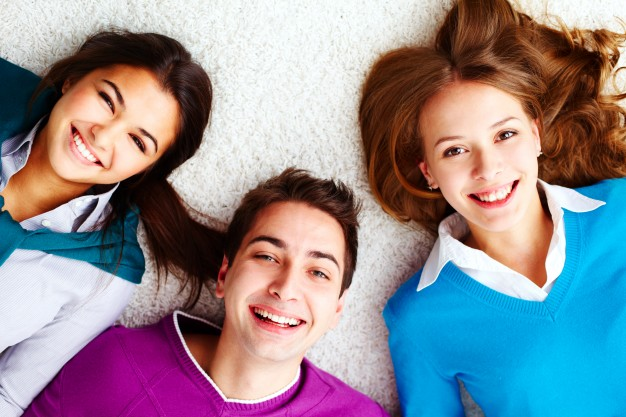
#> input picture test/young.jpg, 626 x 417 px, given in place of the camera
$ jupyter execute webcam.ipynb   (shell and % lines are left out)   (older library calls are emulated)
#> lines starting #> are read from the running program, lines starting #| are printed output that depends on the picture; after the words box and inside, x2 and y2 are one past the last pixel; in counts of white or black regions, pixels touching at a corner belong together
[cell 1]
import cv2
import matplotlib.pyplot as plt
import numpy as np


faceCascade = cv2.CascadeClassifier(cv2.data.haarcascades + "haarcascade_frontalface_default.xml")

[cell 2]
webcam = cv2.VideoCapture(0)
check, frame = webcam.read()
#> frame is the input picture: shape (417, 626, 3); mean B, G, R 147, 138.6, 143.5
webcam.release();

plt.imshow(frame,cmap='gray')
plt.show()

[cell 3]
gray = cv2.cvtColor(frame, cv2.COLOR_BGR2GRAY)
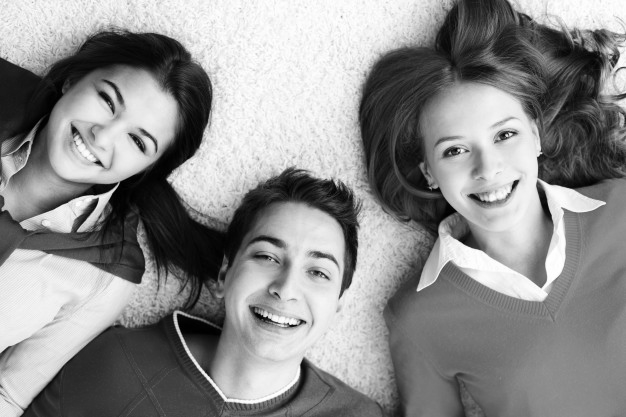
#> gray: shape (417, 626); min 0, max 255, mean 141

faces = faceCascade.detectMultiScale(
    gray,
    scaleFactor=1.1,
    minNeighbors=5,
    minSize=(30, 30)
    #flags = cv2.CV_HAAR_SCALE_IMAGE
)
#> faces = [[411, 89, 141, 141], [222, 204, 145, 145]]
print(faces)
#| [[411  89 141 141]
#|  [222 204 145 145]]

[cell 4]
for (x, y, w, h) in faces:
    cv2.rectangle(frame, (x, y), (x+w, y+h), (0, 255, 0), 2)
#> this loop made 2 passes
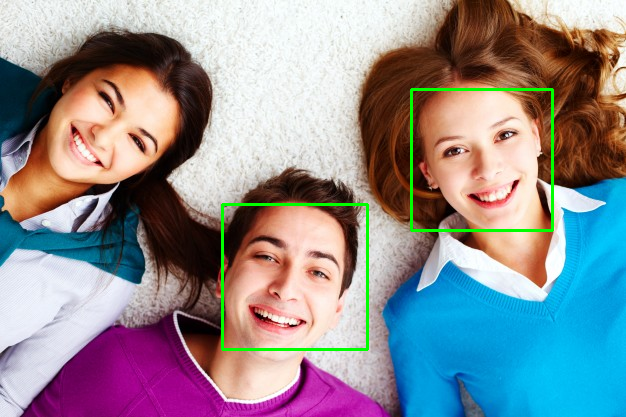
#> frame: shape (417, 626, 3); 1.31% of pixels changed, all inside (x1, y1, x2, y2) = (221, 88, 554, 351)

[cell 5]
plt.imshow(frame, cmap='gray')
plt.show()

[cell 6]
faces_data = np.array([cv2.resize(gray[y:y+h, x:x+w], (48, 48)) for (x, y, w, h) in faces]) / 255

[cell 7]
for face in faces_data:
    plt.imshow(face, cmap="gray", interpolation="nearest")
    plt.show()
#> this loop made 2 passes
#> pass 1, `plt.show()`:
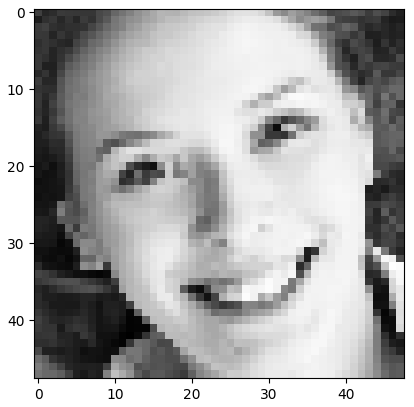
#> figure drawn by matplotlib, 1 panel
#> pass 2, `plt.show()`:
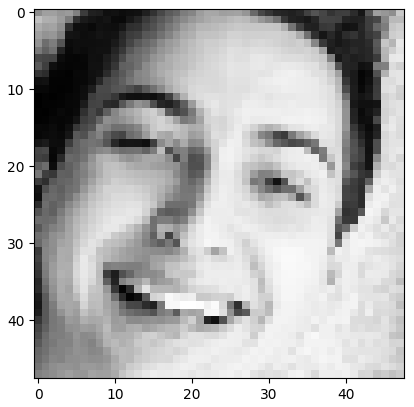
#> figure drawn by matplotlib, 1 panel

$ run again, on test/abba.png
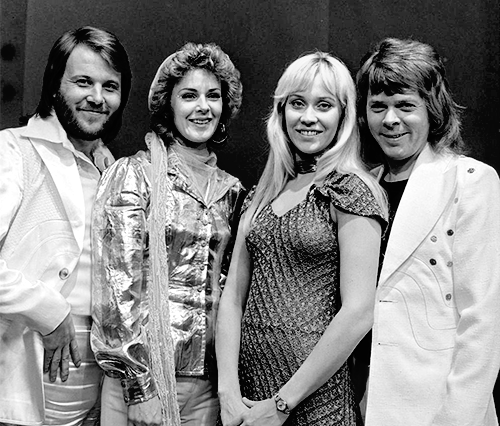
#> input picture test/abba.png, 500 x 426 px, given in place of the camera
#> frame is the input picture: shape (426, 500, 3); min 0, max 255, mean 130.8
#> faces = [[168, 70, 66, 66], [56, 55, 75, 75], [267, 69, 87, 87], [354, 78, 74, 74]]
#| [[168  70  66  66]
#|  [ 56  55  75  75]
#|  [267  69  87  87]
#|  [354  78  74  74]]
#> the loop `for (x, y, w, h) in faces:` made 4 passes
#> after the loop `for (x, y, w, h) in faces:`:
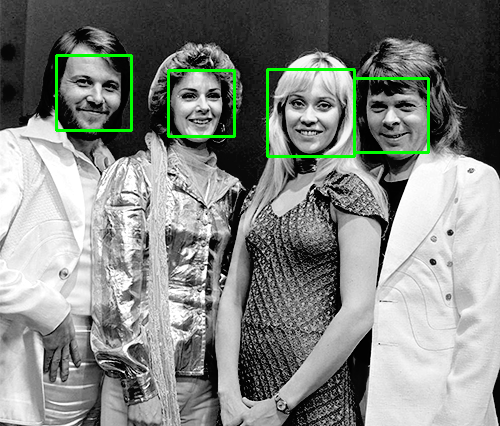
#> frame: shape (426, 500, 3); 1.59% of pixels changed, all inside (x1, y1, x2, y2) = (55, 54, 430, 158)
#> the loop `for face in faces_data:` made 4 passes
#> pass 2, `plt.show()`:
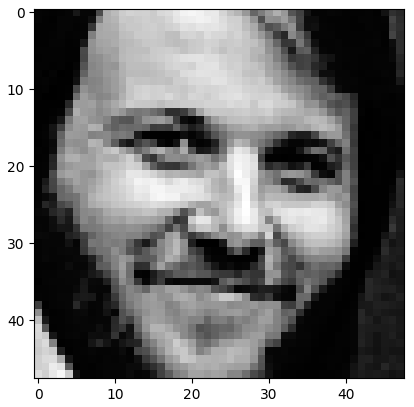
#> figure drawn by matplotlib, 1 panel
